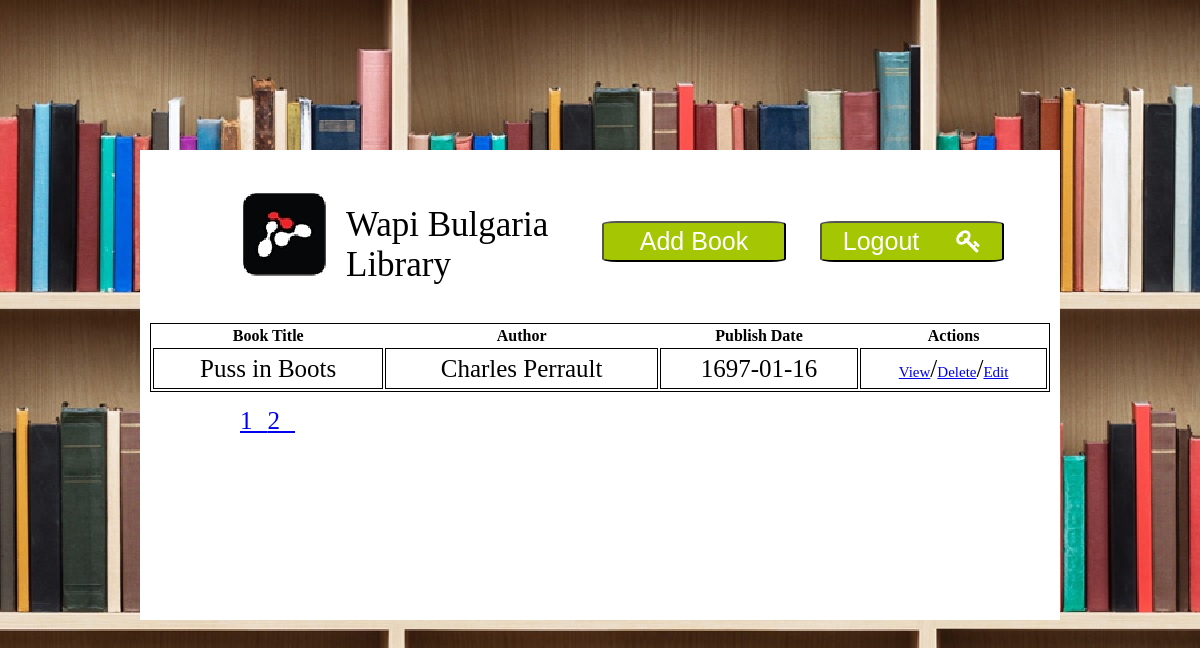
Page /phpjun_test/books.php?page=2 (signed in) on the committed database.
### tables this page shows
CREATE TABLE `books` (
  `id` int(11) NOT NULL,
  `title` text NOT NULL,
  `author` text NOT NULL,
  `publish_date` date DEFAULT NULL,
  `format` text NOT NULL,
  `page_count` int(11) DEFAULT NULL,
  `isbn` text,
  `resume` text NOT NULL,
  `creation_date` timestamp NOT NULL DEFAULT CURRENT_TIMESTAMP,
  `file_name` text
);

### phpjun_test/includes/db_functions.php (called while the page is built)
<?php
	function get_result($sql) {
		global $conn;
		$result = mysqli_query($conn, $sql);
		$resultArray = array();
		if (mysqli_num_rows($result) > 0) {
			while($row = mysqli_fetch_assoc($result)) {
		     	array_push($resultArray, $row);
			}
			return $resultArray;
		}
	}

### phpjun_test/books.php (the view, shortened to what this page needs)
<?php
	include "includes/db_functions.php";
	include "includes/db_connect.php";
	$add = "";
if ($_SESSION['is_admin'] == 1) {
		$add = "<button class='btn' id='add_book'>Add Book</button>";
}
	?>
		<?php
	$sql = "SELECT * FROM books ORDER BY publish_date DESC";
	$resultBooks = get_result($sql);
	$result = mysqli_query($conn, $sql);
	$numberOfResults = mysqli_num_rows($result);
	$resultsPerPage = 5;
	$numberOfPages = ceil($numberOfResults/$resultsPerPage);
?>
<?php include_once('includes/html_header.php');?>
<div class="content">
<div class="header">
			<table>
		<tr>
			<td><div class="logo"><img src="css/pics/logo.jpg"></div><div class="logo_text"><p>Wapi Bulgaria Library</p></div></td>
			<td>
				<?php echo $add; ?>
				<button class="btn logout" id="logout">Logout <i class="fa fa-key"></i></button>
			</td>
		</tr>
	</table>
	</div>
<?php
	if (!isset($_GET['page'])) {
		$page = 1;
	} else {
		$page = $_GET['page'];
	}
	$pageFirstResult = ($page-1)*$resultsPerPage;
	$sql = "SELECT * FROM books ORDER BY publish_date DESC LIMIT {$pageFirstResult},{$resultsPerPage}";
	$result = get_result($sql);
	?>
	<table class="tbl_books">
		<thead>
			<tr>
				<th>Book Title</th>
				<th>Author</th>
				<th>Publish Date</th>
				<th>Actions</th>
			</tr>
		</thead>
		<tbody>
	<?php
	foreach ($result as $key => $book) {
		$options = "";
		if ($_SESSION['is_admin'] == 1) {
			$options = "/<a href='delete_book.php?bookId={$book['id']}'>Delete</a>/<a href='edit_book.php?bookId={$book['id']}'>Edit</a>";
		}
		echo "<tr class='clickable-row'>";
		echo "<td>{$book['title']}</td>";
		echo "<td>{$book['author']}</td>";
		echo "<td>{$book['publish_date']}</td>";
		echo "<td><a href='view_book.php?bookId={$book['id']}'>View</a>{$options}</td>";
		echo "</tr>";
	}
?>
	</tbody>
	</table>
	<div class="footer">
	<div class="pagination">
<?php
	for ($page=1; $page<=$numberOfPages; $page++) {
		echo "<a href='books.php?page={$page}'>{$page}</a>";
	}
?>
		</div>
		</div>
	</div>

### phpjun_test/css/style.css (style rules this page uses)
.btn { width: 184px; height: 41px; font-size: 25px; border-radius: 8%; background-color: rgb(165, 198, 3); color: #fff; }
.logout { margin-left: 30px; }
i { margin-left: 30px; }
.logform, .content { margin-top: 150px; margin-left: auto; margin-right: auto; width: 900px; height: 450px; padding: 10px; background-color: #fff; }
.header table { width: 100%; }
.header td { width: 50%; }
.logo_text { display: inline-block; width: 250px; padding-left: 20px; font-size: 35px; }
.logo { display: inline-block; margin-left: 90px; margin-top: 30px; }
.footer { margin-left: 90px; margin-bottom: 30px; }
.tbl_books { width: 100%; text-align: center; border: 1px solid black; }
.tbl_books td { height: 41px; font-size: 25px; border: 1px solid black; }
.tbl_books a { font-size: 15px; }
.pagination { position: static; margin-top: 15px; font-size: 25px; letter-spacing: 15px; }
tr.clickable-row { cursor: pointer; }

### rows in the picture
books: title "Puss in Boots", author "Charles Perrault", publish_date "1697-01-16"
